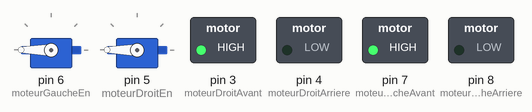
This sketch was run on a simulated Arduino Nano, built with avr-gcc and run on an emulated ATmega328P. On the bench: 2 × servo, switched loads named in the sketch (green lamp = pin HIGH).

Above: at 0.1 s.
Timing chart, 0 to 1.6 s (numbered marks = the images above):
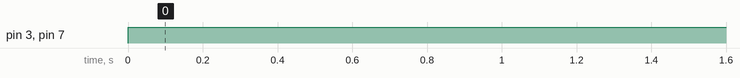

The sketch:

tests_moteurs.ino
```cpp
/*

     #    #    #                      #           #       ###   ####   #####
     #    #    #                     # #          #        #    #   #  #
    #     #     #                   #   #         #        #    #   #  #
   #      #      #                  #   #         #        #    ####   ####
  #       #       #                 #####         #        #    # #    #
 #                 #                #   #         #        #    #  #   #
 #        #        #                #   #         #####   ###   #   #  #####


Pour les moteurs :
	0 correspond au gauche
	1 correspond au droit


Pour les Stratégies :
	1 0 0 enemie devant a gauche
	0 1 0 enemie devant a devant
	0 0 1 enemie devant a droite
	0 0 0 enemie derière #pasDansLesFesses


uncomment for debug

*/

#define debug 1

#include <Servo.h>


// 8888b.  888888  dP""b8 88        db    88""Yb    db    888888 88  dP"Yb  88b 88     8888b.  888888 .dP"Y8     88""Yb 88 88b 88 .dP"Y8
//  8I  Yb 88__   dP   `" 88       dPYb   88__dP   dPYb     88   88 dP   Yb 88Yb88      8I  Yb 88__   `Ybo."     88__dP 88 88Yb88 `Ybo."
//  8I  dY 88""   Yb      88  .o  dP__Yb  88"Yb   dP__Yb    88   88 Yb   dP 88 Y88      8I  dY 88""   o.`Y8b     88"""  88 88 Y88 o.`Y8b
// 8888Y"  888888  YboodP 88ood8 dP""""Yb 88  Yb dP""""Yb   88   88  YbodP  88  Y8     8888Y"  888888 8bodP'     88     88 88  Y8 8bodP'

// moteur gauche

#define moteurGauche        0
#define moteurGaucheEn      6   // pwm controle vitesse
#define moteurGaucheAvant   7
#define moteurGaucheArriere 8


// moteur droit
#define moteurDroit 		1
#define moteurDroitEn   	5    // pwm contole vitesse
#define moteurDroitAvant	3
#define moteurDroitArriere	4

// capteur de ligne blanche    0 blanc    1 noir
#define capteurLigneDroit 	A2
#define capteurLigneGauche  A1


// capteur adversaire
#define capteurDroit 	A7
#define capteurAvant 	A6
#define capteurGauche 	A5


// DIP SWITCH
#define DIP1 10
#define DIP2 11
#define DIP3 12


// start button
#define start 2


/*
8888b.  888888  dP""b8 88        db    88""Yb    db    888888 88  dP"Yb  88b 88     8888b.  888888 .dP"Y8     888888 Yb  dP 88""Yb 888888 .dP"Y8
 8I  Yb 88__   dP   `" 88       dPYb   88__dP   dPYb     88   88 dP   Yb 88Yb88      8I  Yb 88__   `Ybo."       88    YbdP  88__dP 88__   `Ybo."
 8I  dY 88""   Yb      88  .o  dP__Yb  88"Yb   dP__Yb    88   88 Yb   dP 88 Y88      8I  dY 88""   o.`Y8b       88     8P   88"""  88""   o.`Y8b
8888Y"  888888  YboodP 88ood8 dP""""Yb 88  Yb dP""""Yb   88   88  YbodP  88  Y8     8888Y"  888888 8bodP'       88    dP    88     888888 8bodP'

888888 888888     888888  dP"Yb  88b 88  dP""b8 888888 88  dP"Yb  88b 88 .dP"Y8
88__     88       88__   dP   Yb 88Yb88 dP   `"   88   88 dP   Yb 88Yb88 `Ybo."
88""     88       88""   Yb   dP 88 Y88 Yb        88   88 Yb   dP 88 Y88 o.`Y8b
888888   88       88      YbodP  88  Y8  YboodP   88   88  YbodP  88  Y8 8bodP'
*/


typedef enum moteur
{
	gauche,
	droit
}moteur ;


typedef enum sens
{
	arriere,
	avant
}sens ;


Servo moteurGaucheVitesse;
Servo moteurDroitVitesse;


/*
** active un moteur dans un sens et une vitesse
** m : moteur
** sens le sens : false arriere, true avant
** vitesse : une valeur de pwm entre 0 et 255
**/
void setMoteur(moteur m, sens s, size_t vitesse){
	if (m == moteurDroit){
		digitalWrite(moteurDroitAvant, s);
		digitalWrite(moteurDroitArriere, !s);
		moteurDroitVitesse.write(vitesse);
	}
	else if (m == moteurGauche){
		digitalWrite(moteurGaucheAvant, s);
		digitalWrite(moteurGaucheArriere, !s);
		moteurGaucheVitesse.write(vitesse);
	}
}

void stopMoteur(moteur m){
	if (m == moteurDroit){
		digitalWrite(moteurDroitAvant, false);
		digitalWrite(moteurDroitArriere, false);
		moteurDroitVitesse.write(0);
	}
	else if (m == moteurGauche){
		digitalWrite(moteurGaucheAvant, false);
		digitalWrite(moteurGaucheArriere, false);
		moteurGaucheVitesse.write(0);
	}

}


/*
** 0 si pas de ligne
** 1 si droite
** 2 si gauche
**/
int getLigne(){
	if(!digitalRead(capteurLigneGauche)) return 2;
	if(!digitalRead(capteurLigneDroit))  return 1;
	return  0;
}


/*
** codes :
** 		- 0 pas vu (surement derière)
** 		- 1 droite
** 		- 2 devant
** 		- 3 gauche
**/
size_t getAdversaire(){

	if(digitalRead(capteurGauche)) return 3;
	if(digitalRead(capteurDroit))  return 1;
	if(digitalRead(capteurAvant))  return 2;
	return 0;

}


size_t dipToInt(){
	size_t val= 0;


	val += !digitalRead(DIP1);
	val <<= 1;
	val += !digitalRead(DIP2);
	val <<= 1;
	val += !digitalRead(DIP3);

	return val;

}


/*
** une fois que le jeu a commencé on entre dans la routine qui a pour but de dégager le pd
**/
void routine(){
	while(true){

	    if(getAdversaire()==0 ){ // #pasDansLesFesses
	    	setMoteur(droit  , arriere, 128 );
    		setMoteur(gauche , avant  , 128 );
    		delay(500);
	    }
	    if(getAdversaire()== 1){  // À DROITE
	    	setMoteur(droit  , arriere, 128 );
    		setMoteur(gauche , avant  , 128 );
    		delay(200);
	    }
	    if(getAdversaire()== 2){  // FONCER
	    	setMoteur(droit  , avant  , 255 );
    		setMoteur(gauche , avant  , 255 );
	    }
	    if(getAdversaire()== 3){  // À GAUCHE
	    	setMoteur(droit  , avant  , 128 );
    		setMoteur(gauche , arriere, 128 );
    		delay(200);
	    }
			if(getLigne()){
	    	if(getLigne() == 1){ // on recule et on repart sur la gauche
	    		setMoteur(droit  , avant  , 128 );
	    		setMoteur(gauche , arriere, 128 );
	    		delay(200);
	    	}else{
	    		setMoteur(droit  , arriere, 128 );
	    		setMoteur(gauche , avant  , 128 );
	    		delay(200);
	    	}
	    }
	}
}


/*

 #   #    #    ###    #  #
 ## ##   # #    #     ## #
 # # #  #   #   #     # ##
 # # #  #####   #     #  #
 #   #  #   #   #     #  #
 #   #  #   #  ###    #  #


*/


void setup(){

	// initilisation des pins moteur en sorties et des pwm
	moteurGaucheVitesse.attach(moteurGaucheEn);
	moteurDroitVitesse.attach(moteurDroitEn);

	pinMode(moteurGaucheAvant, OUTPUT);
	pinMode(moteurGaucheArriere, OUTPUT);

	pinMode(moteurDroitAvant, OUTPUT);
	pinMode(moteurDroitArriere, OUTPUT);

	// definition des dip switch
	pinMode(DIP1, INPUT);
	pinMode(DIP2, INPUT);
	pinMode(DIP3, INPUT);


	// definition des capteurs de ligne blanche
	pinMode(capteurLigneGauche, INPUT);
	pinMode(capteurLigneDroit, INPUT);


	// capteur adversaire
	pinMode(capteurGauche, INPUT);
	pinMode(capteurDroit, INPUT);
	pinMode(capteurAvant, INPUT);


	pinMode(start, INPUT);

	Serial.begin(9600);


}


void loop(){

	/*setMoteur(droit, avant, 255);
	delay(2000);

	setMoteur(droit, arriere, 255);
	delay(2000);


	stopMoteur(droit);


	setMoteur(gauche, avant, 255);
	delay(2000);

	setMoteur(gauche, arriere, 255);
	delay(2000);

	stopMoteur(gauche);
	*/

setMoteur(droit, avant, 255);
setMoteur(gauche, avant, 255);


}
```

Measured:
- by itself, pin 3 (moteurDroitAvant), pin 7 (moteurGaucheAvant): LOW → HIGH at 0.00 s
